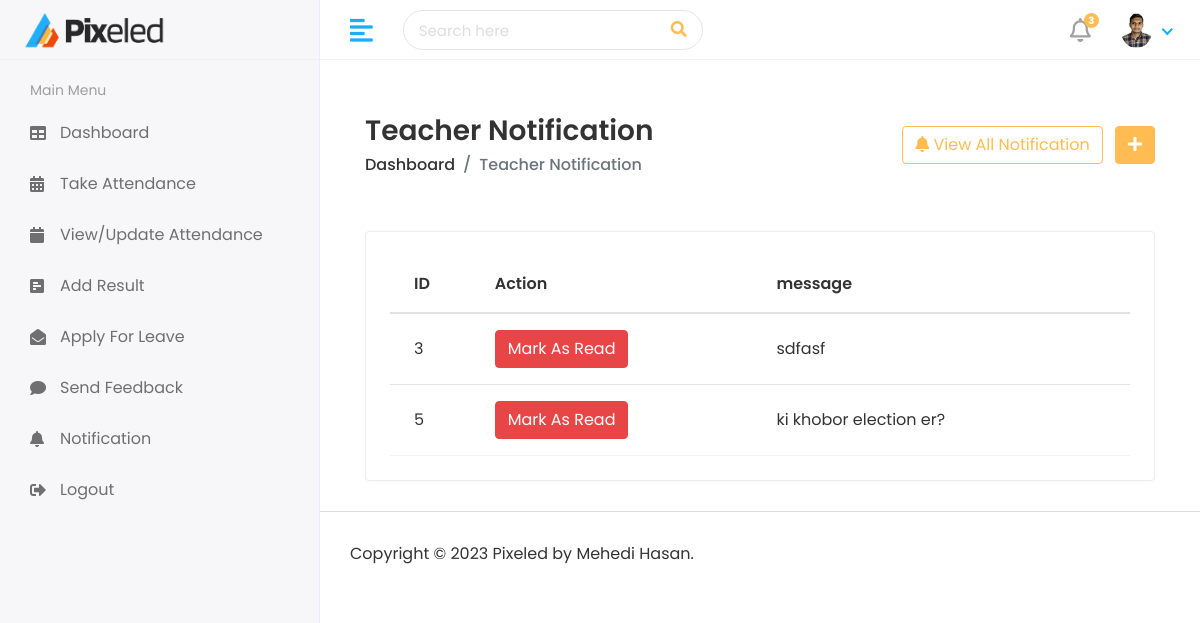
Before: /teacher/notification (signed in) with the older database file.
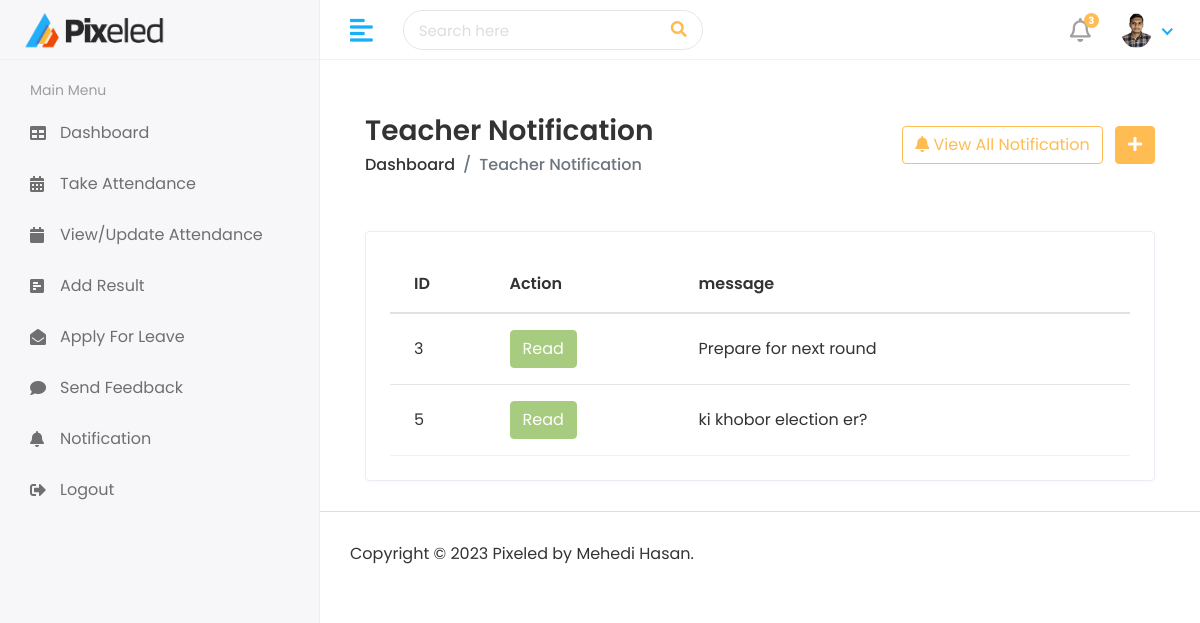
After: the same page with the newer database file.
### authentication/models.py (models this page shows, shortened)
class TeacherNotification(models.Model):
    teacher_id = models.ForeignKey(Teacher, on_delete=models.CASCADE)
    message = models.TextField()
    created_at = models.DateTimeField(auto_now_add = True)
    status = models.IntegerField(null = True, default = 0)

### authentication/teacherViews.py (the view)
# urls.py: path('teacher/notification', teacherViews.notification, name='notification'),
def notification(request):
    teacher = Teacher.objects.filter(admin = request.user.id)
    for i in teacher:
        teacherId = i.id
        notification = TeacherNotification.objects.filter(teacher_id = teacherId)
        context ={
            'notification' : notification
        }
    return render(request, 'teacher/notification.html', context)

### templates/teacher/notification.html (shortened to what this page needs)
{% extends "base.html" %}
{% block main %}
<div class="content container-fluid">
    <div class="page-header">
       <div class="row align-items-center">
          <div class="col">
             <h3 class="page-title">Teacher Notification</h3>
             <ul class="breadcrumb">
                <li class="breadcrumb-item"><a href="index.html">Dashboard</a></li>
                <li class="breadcrumb-item active">Teacher Notification</li>
             </ul>
          </div>
          <div class="col-auto text-right float-right ml-auto">
             <button type="button" class="btn btn-outline-primary mr-2" data-toggle="modal" data-target="#sendTeacherN">
                 <i class="fas fa-bell"></i> View All Notification
</button>
             <a href="add-student.html" class="btn btn-primary"><i class="fas fa-plus"></i></a>
          </div>
       </div>
    </div>
    <div class="row">
      <div class="col-12">
      </div><br>
       <div class="col-sm-12">
          <div class="card card-table">
             <div class="card-body">
                <div class="table-responsive">
                   <table class="table table-hover table-center mb-0 datatable">
                      <thead>
                         <tr>
                            <th>ID</th>
                            <th>Action</th>
                            <th>message</th>
                         </tr>
                      </thead>
                      <tbody>
                         {% for t in  notification %}
                         <tr>
                             <td>{{t.id}}</td>
                            <td>
                                <div class="actions">
                                    {% if t.status == 0 %}
                                    <a href="{% url 'teacherNoMarkAsDone' status=t.id %}" class="btn btn-danger">Mark As Read</a>
                                   {% else %}
                                    <button class="btn btn-success" disabled='disabled'>Read</button>
                                    {% endif %}
                                </div>
                            </td>
                             <td>{{t.message}}</td>
                          </tr>
                          {% endfor %}
                 </tbody>
                   </table>
                </div>
             </div>
          </div>
       </div>
    </div>
 </div>
{% endblock main %}

Changed rows visible on the page:
changed TeacherNotification id 3: message "sdfasf" → "Prepare for next round"; status "Mark As Read" → "Read"
changed TeacherNotification "ki khobor election er?": status "Mark As Read" → "Read"
